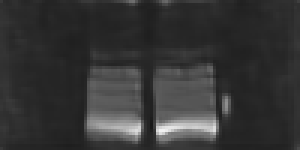
#> input picture ProjectCode/Algorithms/TraditionalMethods/MachineLearningMethods/noise2FASTTEST/MedicalPhantom_N2F/200 mT_116 ms_slice_1.tif, 100 x 50 px, found by its file name (shown 3 times larger)
$ jupyter execute --allow-errors MedicalPhantom.ipynb
#> lines starting #> are read from the running program, lines starting #| are printed output that depends on the picture; long printed decimals are rounded; pictures that were not available may be replaced by others from this repository, and a replacement may not be noted
[cell 1]
import numpy as np
import matplotlib.pyplot as plt
from skimage.io import imread

def calculate_snr_cnr(image_path, roi_coords, noise_coords, roi2_coords=None):
    """
    Calculate SNR and CNR for a given image.

    :param image_path: Path to the image file.
    :param roi_coords: Coordinates for the signal ROI (x, y, width, height).
    :param noise_coords: Coordinates for the noise ROI (x, y, width, height).
    :param roi2_coords: Coordinates for the second ROI for CNR calculation (optional).
    :return: SNR, CNR (CNR is None if roi2_coords is not provided).
    """
#> called with roi_coords = (60, 20, 10, 10), noise_coords = (0, 10, 10, 10), roi2_coords = (40, 0, 10, 10)
    image = imread(image_path)
#> image is the input picture: shape (50, 100); min 25, max 241, mean 53.3
    x, y, width, height = roi_coords
    roi_signal = image[y:y+height, x:x+width]
    mean_signal = np.mean(roi_signal)
#> mean_signal = 73.41

    x, y, width, height = noise_coords
    roi_noise = image[y:y+height, x:x+width]
    std_noise = np.std(roi_noise)
#> std_noise = 3.5

    snr = mean_signal / std_noise if std_noise != 0 else np.inf
#> snr = 20.96

    cnr = None
    if roi2_coords:
        x, y, width, height = roi2_coords
        roi2_signal = image[y:y+height, x:x+width]
        mean_signal2 = np.mean(roi2_signal)
#> mean_signal2 = 42.43
        cnr = (mean_signal - mean_signal2) / std_noise
#> cnr = 8.85

    return snr, cnr
def visualize_all_rois(image_paths, roi_coords, noise_coords):
    """
    Visualize the ROIs on all images in a single figure.

    :param image_paths: List of paths to the image files.
    :param roi_coords: Coordinates for the signal ROI (x, y, width, height).
    :param noise_coords: Coordinates for the noise ROI (x, y, width, height).
    """
    num_images = len(image_paths)
    # Calculate the grid size for plotting
    nrows = int(np.ceil(np.sqrt(num_images)))
    ncols = nrows

    plt.figure(figsize=(15, nrows * 5))

    for i, image_path in enumerate(image_paths, start=1):
        image = imread(image_path)
        plt.subplot(nrows, ncols, i)

        # Check if the image is grayscale or multichannel
        if image.ndim == 2:
            plt.imshow(image, cmap='gray')
        else:
            plt.imshow(image[:, :, 0], cmap='gray')

        # Draw the signal ROI
        x, y, width, height = roi_coords
        plt.gca().add_patch(plt.Rectangle((x, y), width, height, edgecolor='red', facecolor='none', linewidth=2))

        # Draw the noise ROI
        x, y, width, height = noise_coords
        plt.gca().add_patch(plt.Rectangle((x, y), width, height, edgecolor='blue', facecolor='none', linewidth=2))

        # Optional: Set title to the image file name or any identifier
        title = image_path.split('/')[-1]  # Extract the file name as title
        plt.title(title)
        plt.axis('off')

    plt.tight_layout()
    plt.show()


# Example usage
image_paths = [
    '../TraditionalMethods/Experiments/DenoisedImages/MedicalPhantomTrad/MedicalPhantom_N2F/200 mT_116 ms_slice_1.tif',
    '../TraditionalMethods/Experiments/DenoisedImages/MedicalPhantomTrad/MedicalPhantom_patch2self/denoised_200mT.tiff',
    '../TraditionalMethods/Experiments/DenoisedImages/MedicalPhantomTrad/MedicalPhantom_noise2self/200 mT_116 ms_slice_1.tif']


roi_coords = (60, 20, 10, 10)
noise_coords = (0, 10, 10, 10)
roi2_coords = (40,0, 10, 10)  # Example secondary ROI for CNR calculation
for path in image_paths:
    snr, cnr = calculate_snr_cnr(path, roi_coords, noise_coords, roi2_coords)
#> snr = 20.96; cnr = 8.85
    print(f"Image: {path}")
    print(f"SNR: {snr}, CNR: {cnr}")
#| SNR: 20.959, CNR: 8.845


    # Assuming image_paths, roi_coords, and noise_coords are already defined
visualize_all_rois(image_paths, roi_coords, noise_coords)
#> in visualize_all_rois, `plt.show()`:
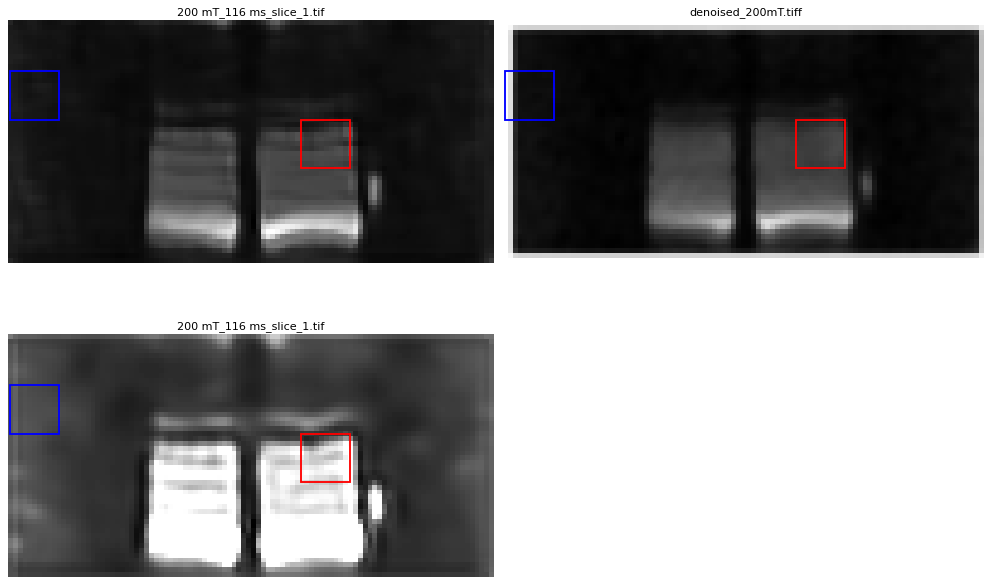
#> figure drawn by matplotlib, 3 panels

[cell 2]
import numpy as np
import matplotlib.pyplot as plt
from skimage.io import imread

def calculate_snr_cnr(image_path, roi_coords, noise_coords, roi2_coords=None):
    """
    Calculate SNR and CNR for a given image.

    :param image_path: Path to the image file.
    :param roi_coords: Coordinates for the signal ROI (x, y, width, height).
    :param noise_coords: Coordinates for the noise ROI (x, y, width, height).
    :param roi2_coords: Coordinates for the second ROI for CNR calculation (optional).
    :return: SNR, CNR (CNR is None if roi2_coords is not provided).
    """
    image = imread(image_path)
    x, y, width, height = roi_coords
    roi_signal = image[y:y+height, x:x+width]
    mean_signal = np.mean(roi_signal)

    x, y, width, height = noise_coords
    roi_noise = image[y:y+height, x:x+width]
    std_noise = np.std(roi_noise)

    snr = mean_signal / std_noise if std_noise != 0 else np.inf

    cnr = None
    if roi2_coords:
        x, y, width, height = roi2_coords
        roi2_signal = image[y:y+height, x:x+width]
        mean_signal2 = np.mean(roi2_signal)
        cnr = (mean_signal - mean_signal2) / std_noise

    return snr, cnr
# [40 lines left out: function visualize_all_rois, not called in this run]


# Example usage
image_paths = [
    '../TraditionalMethods/Experiments/DenoisedImages/MedicalPhantomTrad/MedicalPhantom_N2F/20 mT_123 ms_slice_1.tif',
    '../TraditionalMethods/Experiments/DenoisedImages/MedicalPhantomTrad/MedicalPhantom_patch2self/denoised_20mTML.tiff',
    '../TraditionalMethods/Experiments/DenoisedImages/MedicalPhantomTrad/MedicalPhantom_noise2self/20 mT_123 ms_slice_1.tif']


roi_coords = (60, 20, 10, 10)
noise_coords = (0, 10, 10, 10)
roi2_coords = (40,0, 10, 10)  # Example secondary ROI for CNR calculation
#> (the rest of this cell did not finish here and is left out)

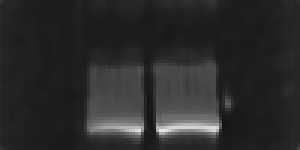
#> input picture ProjectCode/Algorithms/TraditionalMethods/MachineLearningMethods/noise2FASTTEST/MedicalPhantom_N2F/20 mT_123 ms_slice_1.tif, 100 x 50 px, found by its file name (shown 3 times larger)
#> in calculate_snr_cnr, image is the input picture: shape (50, 100); min 19, max 233, mean 43
#> in calculate_snr_cnr, `mean_signal = np.mean(roi_signal)`: mean_signal = 66.14
#> in calculate_snr_cnr, `std_noise = np.std(roi_noise)`: std_noise = 2.52
#> in calculate_snr_cnr, `snr = mean_signal / std_noise if std_noise != 0 else np.inf`: snr = 26.23
#> in calculate_snr_cnr, `mean_signal2 = np.mean(roi2_signal)`: mean_signal2 = 31.95
#> in calculate_snr_cnr, `cnr = (mean_signal - mean_signal2) / std_noise`: cnr = 13.56
#> `snr, cnr = calculate_snr_cnr(path, roi_coords, noise_coords, roi2_coor..`: snr = 26.23; cnr = 13.56
#| SNR: 26.226, CNR: 13.557
    print(f"Image: {path}")
    print(f"SNR: {snr}, CNR: {cnr}")


    # Assuming image_paths, roi_coords, and noise_coords are already defined
visualize_all_rois(image_paths, roi_coords, noise_coords)

[cell 3]
import numpy as np
import matplotlib.pyplot as plt
from skimage.io import imread

def calculate_snr_cnr(image_path, roi_coords, noise_coords, roi2_coords=None):
    """
    Calculate SNR and CNR for a given image.

    :param image_path: Path to the image file.
    :param roi_coords: Coordinates for the signal ROI (x, y, width, height).
    :param noise_coords: Coordinates for the noise ROI (x, y, width, height).
    :param roi2_coords: Coordinates for the second ROI for CNR calculation (optional).
    :return: SNR, CNR (CNR is None if roi2_coords is not provided).
    """
    image = imread(image_path)
    x, y, width, height = roi_coords
    roi_signal = image[y:y+height, x:x+width]
    mean_signal = np.mean(roi_signal)

    x, y, width, height = noise_coords
    roi_noise = image[y:y+height, x:x+width]
    std_noise = np.std(roi_noise)

    snr = mean_signal / std_noise if std_noise != 0 else np.inf

    cnr = None
    if roi2_coords:
        x, y, width, height = roi2_coords
        roi2_signal = image[y:y+height, x:x+width]
        mean_signal2 = np.mean(roi2_signal)
        cnr = (mean_signal - mean_signal2) / std_noise

    return snr, cnr
# [40 lines left out: function visualize_all_rois, not called in this run]


# Example usage
image_paths = [
    '../TraditionalMethods/Experiments/DenoisedImages/MedicalPhantomTrad/MedicalPhantom_N2F/2 mT_131 ms_slice_1.tif',
    '../TraditionalMethods/Experiments/DenoisedImages/MedicalPhantomTrad/MedicalPhantom_patch2self/2mTML.tiff',
    '../TraditionalMethods/Experiments/DenoisedImages/MedicalPhantomTrad/MedicalPhantom_noise2self/2 mT_131 ms_slice_1.tif']


roi_coords = (60, 20, 10, 10)
noise_coords = (0, 10, 10, 10)
roi2_coords = (40,0, 10, 10)  # Example secondary ROI for CNR calculation
#> (the rest of this cell did not finish here and is left out)

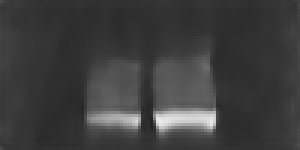
#> input picture ProjectCode/Algorithms/TraditionalMethods/MachineLearningMethods/noise2FASTTEST/MedicalPhantom_N2F/2 mT_131 ms_slice_1.tif, 100 x 50 px, found by its file name (shown 3 times larger)
#> in calculate_snr_cnr, image is the input picture: shape (50, 100); min 33, max 234, mean 62
#> in calculate_snr_cnr, `mean_signal = np.mean(roi_signal)`: mean_signal = 88.4
#> in calculate_snr_cnr, `std_noise = np.std(roi_noise)`: std_noise = 3.82
#> in calculate_snr_cnr, `snr = mean_signal / std_noise if std_noise != 0 else np.inf`: snr = 23.17
#> in calculate_snr_cnr, `mean_signal2 = np.mean(roi2_signal)`: mean_signal2 = 47.27
#> in calculate_snr_cnr, `cnr = (mean_signal - mean_signal2) / std_noise`: cnr = 10.78
#> `snr, cnr = calculate_snr_cnr(path, roi_coords, noise_coords, roi2_coor..`: snr = 23.17; cnr = 10.78
#| Image: ../TraditionalMethods/Experiments/DenoisedImages/MedicalPhantomTrad/MedicalPhantom_N2F/2 mT_131 ms_slice_1.tif
#| SNR: 23.169, CNR: 10.780
    print(f"Image: {path}")
    print(f"SNR: {snr}, CNR: {cnr}")


    # Assuming image_paths, roi_coords, and noise_coords are already defined
visualize_all_rois(image_paths, roi_coords, noise_coords)

[cell 4]
import numpy as np
import matplotlib.pyplot as plt
from skimage.io import imread

# [27 lines left out: function compute_nr_iqa, not called in this run]


import os
import numpy as np
from skimage.io import imread
from compute_nr_iqa import compute_nr_iqa

# Define the folders to process
folders = ['', 'folder2', 'folder3']
#> folders = ['', 'folder2', 'folder3']

# Initialize dictionaries to store the results
avg_results = {}

# Loop through each folder
#> (the rest of this cell did not finish here and is left out)
